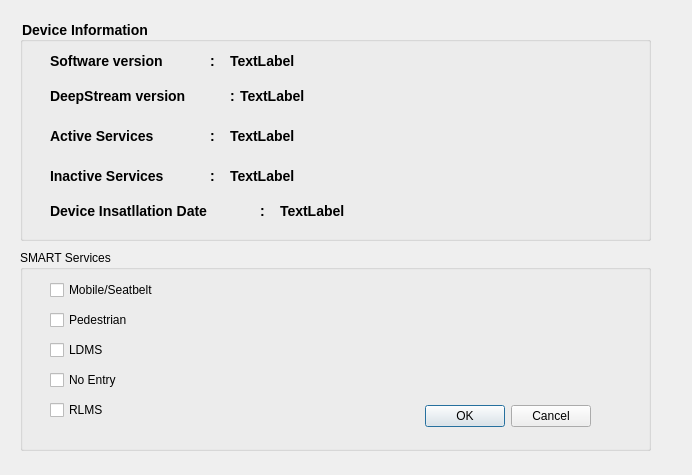
<?xml version="1.0" encoding="UTF-8"?>
<ui version="4.0">
 <class>KTC</class>
 <widget class="QDialog" name="KTC">
  <property name="geometry">
   <rect>
    <x>0</x>
    <y>0</y>
    <width>692</width>
    <height>475</height>
   </rect>
  </property>
  <property name="windowTitle">
   <string>Info-Action</string>
  </property>
  <widget class="QGroupBox" name="groupBox">
   <property name="geometry">
    <rect>
     <x>20</x>
     <y>250</y>
     <width>631</width>
     <height>201</height>
    </rect>
   </property>
   <property name="title">
    <string>SMART Services</string>
   </property>
   <widget class="QCheckBox" name="NoentryCheckBox">
    <property name="geometry">
     <rect>
      <x>30</x>
      <y>120</y>
      <width>141</width>
      <height>20</height>
     </rect>
    </property>
    <property name="text">
     <string>No Entry</string>
    </property>
   </widget>
   <widget class="QCheckBox" name="UturnCheckBox">
    <property name="geometry">
     <rect>
      <x>30</x>
      <y>150</y>
      <width>81</width>
      <height>20</height>
     </rect>
    </property>
    <property name="text">
     <string>RLMS</string>
    </property>
   </widget>
   <widget class="QCheckBox" name="mobileSeatbeltCheckbox">
    <property name="enabled">
     <bool>true</bool>
    </property>
    <property name="geometry">
     <rect>
      <x>30</x>
      <y>30</y>
      <width>141</width>
      <height>20</height>
     </rect>
    </property>
    <property name="text">
     <string>Mobile/Seatbelt</string>
    </property>
   </widget>
   <widget class="QCheckBox" name="PedetrianBox">
    <property name="geometry">
     <rect>
      <x>30</x>
      <y>60</y>
      <width>131</width>
      <height>20</height>
     </rect>
    </property>
    <property name="text">
     <string>Pedestrian</string>
    </property>
   </widget>
   <widget class="QCheckBox" name="LaneDCheckBox">
    <property name="geometry">
     <rect>
      <x>30</x>
      <y>90</y>
      <width>131</width>
      <height>20</height>
     </rect>
    </property>
    <property name="text">
     <string>LDMS</string>
    </property>
   </widget>
   <widget class="QDialogButtonBox" name="buttonBox">
    <property name="geometry">
     <rect>
      <x>230</x>
      <y>150</y>
      <width>341</width>
      <height>32</height>
     </rect>
    </property>
    <property name="orientation">
     <enum>Qt::Horizontal</enum>
    </property>
    <property name="standardButtons">
     <set>QDialogButtonBox::Cancel|QDialogButtonBox::Ok</set>
    </property>
   </widget>
  </widget>
  <widget class="QGroupBox" name="groupBox_2">
   <property name="geometry">
    <rect>
     <x>20</x>
     <y>20</y>
     <width>631</width>
     <height>221</height>
    </rect>
   </property>
   <property name="styleSheet">
    <string notr="true">softwareVersionLabel.setStyleSheet(&quot;color: blue; font-size: 14px; font-weight: bold;&quot;)
</string>
   </property>
   <property name="title">
    <string>Device Information</string>
   </property>
   <widget class="QLabel" name="softwareVersionLabel">
    <property name="geometry">
     <rect>
      <x>30</x>
      <y>20</y>
      <width>161</width>
      <height>41</height>
     </rect>
    </property>
    <property name="font">
     <font>
      <pointsize>10</pointsize>
     </font>
    </property>
    <property name="text">
     <string>Software version</string>
    </property>
    <property name="textFormat">
     <enum>Qt::AutoText</enum>
    </property>
   </widget>
   <widget class="QLabel" name="label_2">
    <property name="geometry">
     <rect>
      <x>190</x>
      <y>30</y>
      <width>71</width>
      <height>21</height>
     </rect>
    </property>
    <property name="font">
     <font>
      <pointsize>10</pointsize>
     </font>
    </property>
    <property name="text">
     <string>:</string>
    </property>
   </widget>
   <widget class="QLabel" name="deepStreamVersionLabel">
    <property name="geometry">
     <rect>
      <x>30</x>
      <y>50</y>
      <width>201</width>
      <height>51</height>
     </rect>
    </property>
    <property name="font">
     <font>
      <pointsize>10</pointsize>
     </font>
    </property>
    <property name="text">
     <string>DeepStream version</string>
    </property>
   </widget>
   <widget class="QLabel" name="label_7">
    <property name="geometry">
     <rect>
      <x>210</x>
      <y>60</y>
      <width>81</width>
      <height>31</height>
     </rect>
    </property>
    <property name="font">
     <font>
      <pointsize>10</pointsize>
     </font>
    </property>
    <property name="text">
     <string>:</string>
    </property>
   </widget>
   <widget class="QLabel" name="activeServicesLabel">
    <property name="geometry">
     <rect>
      <x>30</x>
      <y>100</y>
      <width>151</width>
      <height>31</height>
     </rect>
    </property>
    <property name="font">
     <font>
      <pointsize>10</pointsize>
     </font>
    </property>
    <property name="text">
     <string>Active Services</string>
    </property>
   </widget>
   <widget class="QLabel" name="label_9">
    <property name="geometry">
     <rect>
      <x>190</x>
      <y>100</y>
      <width>81</width>
      <height>31</height>
     </rect>
    </property>
    <property name="font">
     <font>
      <pointsize>10</pointsize>
     </font>
    </property>
    <property name="text">
     <string>:</string>
    </property>
   </widget>
   <widget class="QLabel" name="inactiveServicesLabel">
    <property name="geometry">
     <rect>
      <x>30</x>
      <y>140</y>
      <width>151</width>
      <height>31</height>
     </rect>
    </property>
    <property name="font">
     <font>
      <pointsize>10</pointsize>
     </font>
    </property>
    <property name="text">
     <string>Inactive Services</string>
    </property>
   </widget>
   <widget class="QLabel" name="label_11">
    <property name="geometry">
     <rect>
      <x>190</x>
      <y>140</y>
      <width>71</width>
      <height>31</height>
     </rect>
    </property>
    <property name="font">
     <font>
      <pointsize>10</pointsize>
     </font>
    </property>
    <property name="text">
     <string>:</string>
    </property>
   </widget>
   <widget class="QLabel" name="deviceInstallationDateLabel">
    <property name="geometry">
     <rect>
      <x>30</x>
      <y>180</y>
      <width>221</width>
      <height>21</height>
     </rect>
    </property>
    <property name="font">
     <font>
      <pointsize>10</pointsize>
     </font>
    </property>
    <property name="text">
     <string>Device Insatllation Date</string>
    </property>
   </widget>
   <widget class="QLabel" name="label_13">
    <property name="geometry">
     <rect>
      <x>240</x>
      <y>180</y>
      <width>71</width>
      <height>21</height>
     </rect>
    </property>
    <property name="font">
     <font>
      <pointsize>10</pointsize>
     </font>
    </property>
    <property name="text">
     <string>:</string>
    </property>
   </widget>
   <widget class="QLabel" name="retrievedSoftwareVersion">
    <property name="geometry">
     <rect>
      <x>210</x>
      <y>20</y>
      <width>151</width>
      <height>41</height>
     </rect>
    </property>
    <property name="font">
     <font>
      <pointsize>10</pointsize>
     </font>
    </property>
    <property name="text">
     <string>TextLabel</string>
    </property>
   </widget>
   <widget class="QLabel" name="retrievedDeepStreamVersion">
    <property name="geometry">
     <rect>
      <x>220</x>
      <y>60</y>
      <width>131</width>
      <height>31</height>
     </rect>
    </property>
    <property name="font">
     <font>
      <pointsize>10</pointsize>
     </font>
    </property>
    <property name="text">
     <string>TextLabel</string>
    </property>
   </widget>
   <widget class="QLabel" name="retrievedActiveServices">
    <property name="geometry">
     <rect>
      <x>210</x>
      <y>100</y>
      <width>401</width>
      <height>31</height>
     </rect>
    </property>
    <property name="font">
     <font>
      <pointsize>10</pointsize>
     </font>
    </property>
    <property name="text">
     <string>TextLabel</string>
    </property>
   </widget>
   <widget class="QLabel" name="retrievedInactiveServices">
    <property name="geometry">
     <rect>
      <x>210</x>
      <y>140</y>
      <width>411</width>
      <height>31</height>
     </rect>
    </property>
    <property name="font">
     <font>
      <pointsize>10</pointsize>
     </font>
    </property>
    <property name="text">
     <string>TextLabel</string>
    </property>
   </widget>
   <widget class="QLabel" name="retrievedDeviceInstallationDate">
    <property name="geometry">
     <rect>
      <x>260</x>
      <y>180</y>
      <width>201</width>
      <height>21</height>
     </rect>
    </property>
    <property name="font">
     <font>
      <pointsize>10</pointsize>
     </font>
    </property>
    <property name="text">
     <string>TextLabel</string>
    </property>
   </widget>
  </widget>
 </widget>
 <resources/>
 <connections>
  <connection>
   <sender>buttonBox</sender>
   <signal>accepted()</signal>
   <receiver>KTC</receiver>
   <slot>accept()</slot>
   <hints>
    <hint type="sourcelabel">
     <x>248</x>
     <y>254</y>
    </hint>
    <hint type="destinationlabel">
     <x>157</x>
     <y>274</y>
    </hint>
   </hints>
  </connection>
  <connection>
   <sender>buttonBox</sender>
   <signal>rejected()</signal>
   <receiver>KTC</receiver>
   <slot>reject()</slot>
   <hints>
    <hint type="sourcelabel">
     <x>316</x>
     <y>260</y>
    </hint>
    <hint type="destinationlabel">
     <x>286</x>
     <y>274</y>
    </hint>
   </hints>
  </connection>
 </connections>
</ui>
